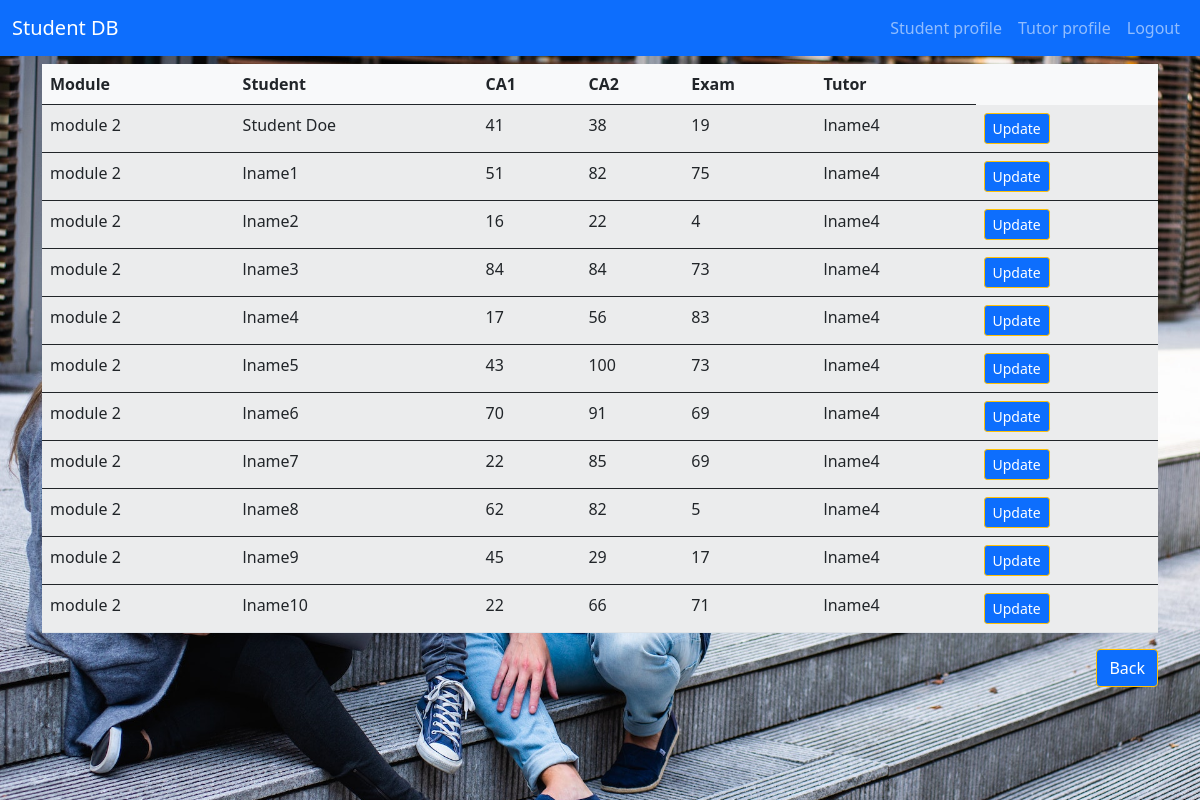
The app's page /tutor_grades/5 (signed in) with its own data.
### application/models.py (models this page shows, shortened)
class Enrolments(db.Model):
    id = db.Column(db.Integer, primary_key=True)
    enrol_student_id = db.Column('students_id', db.Integer, db.ForeignKey('students.id')) # FK students
    enrol_module_id = db.Column('modules_id', db.Integer, db.ForeignKey('modules.id')) # FK modules
    academic_year = db.Column(db.Date, nullable=False)
    ca1_score = db.Column(db.Integer)
    ca2_score = db.Column(db.Integer)
    exam_score = db.Column(db.Integer)

class Modules(db.Model):
    id = db.Column(db.Integer, primary_key=True)
    enrolments = db.relationship('Enrolments', backref='modules') # FK ref Enrolments
    m_tutor_id = db.Column(db.Integer, db.ForeignKey('tutors.id'), nullable=False) # FK Tutors
    module_name = db.Column(db.String(30), nullable=False)
    description = db.Column(db.String(50), nullable=False)

class Students(db.Model):
    id = db.Column(db.Integer, primary_key=True)
    enrolments = db.relationship('Enrolments', cascade="all,delete", backref='students') # FK one to many Enrolments
    student_fname = db.Column(db.String(30), nullable=False)
    student_lname = db.Column(db.String(30), nullable=False)
    student_address1 = db.Column(db.String(50), nullable=False)
    student_address2 = db.Column(db.String(50), nullable=False)
    student_city = db.Column(db.String(30), nullable=False)
    student_county = db.Column(db.String(30), nullable=False)
    student_phone = db.Column(db.String(20), nullable=False)
    student_DOB = db.Column(db.Date, nullable=False)
    student_email = db.Column(db.String(50), nullable=False)
    student_password_ff = db.Column(db.String(150), nullable=False)
    authority_lvl = db.Column(db.Integer, nullable=False)

class Tutors(db.Model):
    id = db.Column(db.Integer, primary_key=True)
    t_modules = db.relationship('Modules', cascade="all,delete", backref='tutors') # FK ref Modules
    tutor_fname = db.Column(db.String(30), nullable=False)
    tutor_lname = db.Column(db.String(30), nullable=False)
    tutor_address1 = db.Column(db.String(50), nullable=False)
    tutor_address2 = db.Column(db.String(50), nullable=False)
    tutor_city = db.Column(db.String(30), nullable=False)
    tutor_county = db.Column(db.String(30), nullable=False)
    tutor_phone = db.Column(db.String(20), nullable=False)
    tutor_DOB = db.Column(db.Date, nullable=False)
    tutor_email = db.Column(db.String(50), nullable=False)
    tutor_password_ff = db.Column(db.String(50), nullable=False)
    authority_lvl = db.Column(db.Integer, nullable=False)

### application/routes.py (the view)
@app.route("/tutor_grades/<int:tutor_id>")
def tutor_grades(tutor_id):
    if session['user_email']:
        enrolments = Enrolments.query\
            .join(Modules, Modules.id == Enrolments.enrol_module_id)\
                .add_columns(Modules.module_name, Modules.m_tutor_id)\
                    .join(Students, Students.id == Enrolments.enrol_student_id)\
                        .add_columns(Students.student_lname)\
                            .join(Tutors, Modules.m_tutor_id == Tutors.id )\
                                .add_columns(Tutors.tutor_lname)\
                                    .filter(Modules.m_tutor_id == tutor_id).all()
    return render_template("tutor_grades.html", enrolments=enrolments)

### templates/tutor_grades.html
{% extends "base.html" %}
{% block content %}
<section>
    <div class="container pt-2">
        <table class="table table-striped bg-light">
            <thead>
              <tr>
                <th scope="col">Module</th>
                <th scope="col">Student</th>
                <th scope="col">CA1</th>
                <th scope="col">CA2</th>
                <th scope="col">Exam</th>
                <th scope="col">Tutor</th>
              </tr>
            </thead>
            {% for enrolment in enrolments %}
            <tbody>
              <tr>
                <td scope="row">{{ enrolment.module_name }}</td>
                <td scope="row">{{ enrolment.student_lname }}</td>
                <td> {{ enrolment.Enrolments.ca1_score }} </td>
                <td> {{ enrolment.Enrolments.ca2_score }} </td>
                <td> {{ enrolment.Enrolments.exam_score }} </td>
                <td> {{ enrolment.tutor_lname }} </td>
                <td><a href="{{ url_for('tutor_update_grades', enrolment_id=enrolment.Enrolments.id) }}" class="btn btn-primary border-warning btn-sm">Update</a></td>
              </tr>
            </tbody>
            {% endfor %}
        </table>
        <div class="text-end">
        <a href="{{ url_for('tutor_profile', user_email=session['user_email']) }}" class="btn btn-primary border-warning">Back</a>
        </div>
    </div>
</section>
{% endblock %}

### templates/base.html (shortened to what this page needs)
<!DOCTYPE html>
<html lang="en">
<head>
    <link href="https://cdn.jsdelivr.net/npm/bootstrap@5.0.2/dist/css/bootstrap.min.css" rel="stylesheet">
    <link rel="stylesheet" href="{{ url_for('static', filename='css/style.css') }}" type="text/css">
</head>
<body>
    <nav class="navbar navbar-expand-lg navbar-dark bg-primary">
        <div class="container-fluid">
            <a class="navbar-brand" href="{{ url_for('home') }}">Student DB</a>
            <div class="collapse navbar-collapse" id="navbarText">
                <ul class="navbar-nav ms-auto mb-2 mb-lg-0">
                    {% if session.user_email %}
                    <li class="nav-item">
                        <a class="nav-link" href="{{ url_for('profile') }}">Student profile</a>
                    </li>
                    <li class="nav-item">
                        <a class="nav-link" href="{{ url_for('tutor_profile') }}">Tutor profile</a>
                    </li>
                    <li class="nav-item">
                        <a class="nav-link" href="{{ url_for('logout') }}">Logout</a>
                    </li>
                    {% endif %}
                </ul>
            </div>
        </div>
    </nav>
    <main  id="bg-image">
        {% block content %}
        {% endblock %}
    </main>
</body>
</html>

### static/css/style.css (style rules this page uses)
body { color: white; }
#bg-image { background-image: url(/static/img/pexels-buro-millennial-1438072.jpg); background-color: #00f3fc; height: calc(100vh - 56px); background-position: center; background-repeat: no-repeat; background-size: cover; }

### records on screen
Enrolments: module_name "module 2", student_lname "Student Doe", Enrolments.ca1_score "41", Enrolments.ca2_score "38", Enrolments.exam_score "19", tutor_lname "lname4"
Enrolments: module_name "module 2", student_lname "lname1", Enrolments.ca1_score "51", Enrolments.ca2_score "82", Enrolments.exam_score "75", tutor_lname "lname4"
Enrolments: module_name "module 2", student_lname "lname2", Enrolments.ca1_score "16", Enrolments.ca2_score "22", Enrolments.exam_score "4", tutor_lname "lname4"
Enrolments: module_name "module 2", student_lname "lname3", Enrolments.ca1_score "84", Enrolments.ca2_score "84", Enrolments.exam_score "73", tutor_lname "lname4"
Enrolments: module_name "module 2", student_lname "lname4", Enrolments.ca1_score "17", Enrolments.ca2_score "56", Enrolments.exam_score "83", tutor_lname "lname4"
Enrolments: module_name "module 2", student_lname "lname5", Enrolments.ca1_score "43", Enrolments.ca2_score "100", Enrolments.exam_score "73", tutor_lname "lname4"
Enrolments: module_name "module 2", student_lname "lname6", Enrolments.ca1_score "70", Enrolments.ca2_score "91", Enrolments.exam_score "69", tutor_lname "lname4"
Enrolments: module_name "module 2", student_lname "lname7", Enrolments.ca1_score "22", Enrolments.ca2_score "85", Enrolments.exam_score "69", tutor_lname "lname4"
Enrolments: module_name "module 2", student_lname "lname8", Enrolments.ca1_score "62", Enrolments.ca2_score "82", Enrolments.exam_score "5", tutor_lname "lname4"
Enrolments: module_name "module 2", student_lname "lname9", Enrolments.ca1_score "45", Enrolments.ca2_score "29", Enrolments.exam_score "17", tutor_lname "lname4"
Enrolments: module_name "module 2", student_lname "lname10", Enrolments.ca1_score "22", Enrolments.ca2_score "66", Enrolments.exam_score "71", tutor_lname "lname4"
